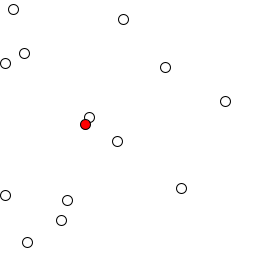
Frame 1 (no input)
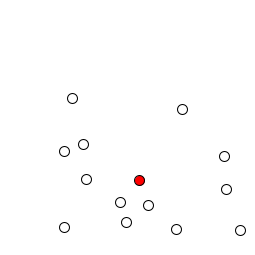
Frame 60 (the mouse pressed at the canvas centre just before this capture)
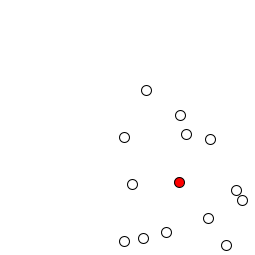
Frame 120 (the mouse held since frame 60 and released just before this capture)

The Processing sketch that drew these frames (run headless with seeded random() and noise(); from frame 60 on, the mouse is pressed at the canvas centre):

// Processing sketch: processing_32108
// ── processing_32108.pde

//Pvector middle
//Owaun Scantlebury
//August 3rd 2011


//main

int w = 255;
int h = 255;

public boolean forward = true;
public boolean up = false;


int pNum = 13;
public PVector []  px = new PVector [pNum];



void setup(){
  size(255,255,JAVA2D); 
  for (int i =0;i<pNum;i++){
    direction[i]=new PVector(1,0,0);
    px[i] = new PVector(random(width),random(height),0);
    velocity[i]=int(random(5));
  }
}
int [] velocity = new int [pNum];
void draw(){
  background(-1);
 fill(255);
  for (int i=0;i<pNum;i++){
    bounce(true,velocity[i],1,1,i);
    ellipse(px[i].x,px[i].y,10,10); 
  }
  now = midv(px);
  fill(255,0,0);
  ellipse(now.x,now.y,10,10);
}


// PVector (forward ==1|| !forward = 0, up == 1 || !up ==0);
PVector direction [] = new PVector[pNum]; //(1,0,0);

PVector midv(PVector [] paw){
  float totx=0;
  float toty=0;
  float totz=0;
  float by  =paw.length;
  for (int i=0;i<by;i++){
    totx=totx+paw[i].x;
    toty=toty+paw[i].y;
    totz=totz+paw[i].z;
  }
  PVector retval = new PVector(totx/by,toty/by,totz/by);
  return retval;
}
PVector now ;


//Bounce
void bounce(boolean rnd, int by, int lo, int hi,int val){
  if ( direction[val].x==1){
    if (rnd)px[val].x+=random(lo,hi);
    if (!rnd){
      px[val].x+=by;
    }
  }


  if ( direction[val].x==0){
    if(rnd)px[val].x-=random(lo,hi); 
    if (!rnd){
      px[val].x-=by;
    }
  }

  if (direction[val].y == 1 ){
    if (rnd)px[val].y-=random(lo,hi*2);
    if (!rnd){
      px[val].y+=by;
    }
  }

  if ( direction[val].y ==0){
    if(rnd)px[val].y+=random(lo,hi*2);
    if (!rnd){
      px[val].y-=by;
    } 

  }




  if (px[val].x>width)
  {


    direction[val].x=0;

  }


  if (px[val].x<0)   {
    direction[val].x=1;
    // forward = true;
  }
  if (px[val].y>height){
    direction[val].y = 1;
    // up     = true;
  }
  if (px[val].y<0     ){
    direction[val].y = 0;
    // up     = false;
  }

}
